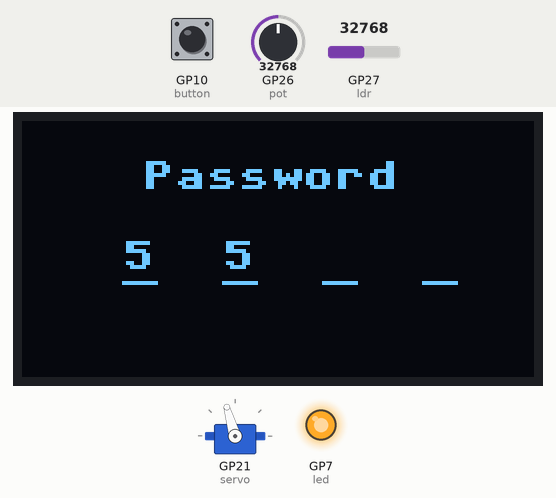
A program run on a simulated Raspberry Pi Pico running MicroPython. Parts: servo, 128×64 one-colour display, output pins drawn as LEDs (lit = HIGH). The test bench sets the inputs (shaded band); at power-on: GP10 (button) HIGH, GP26 (pot) = 32768, GP27 (ldr) = 32768 (analog values on the 0–65535 scale). Servo angles are drawn from the pulse width (0.5 ms = 0°, 2.5 ms = 180°); what the program prints to the serial console is not drawn.

Above: at 1.3 s.
1.4 s: GP10 (button) pulled LOW for 0.15 s
At 1.47 s:
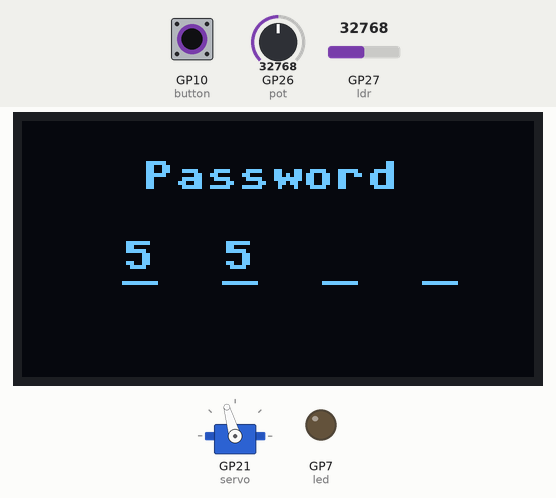
3.0 s: GP26 (pot) set to 45874
At 3.6 s:
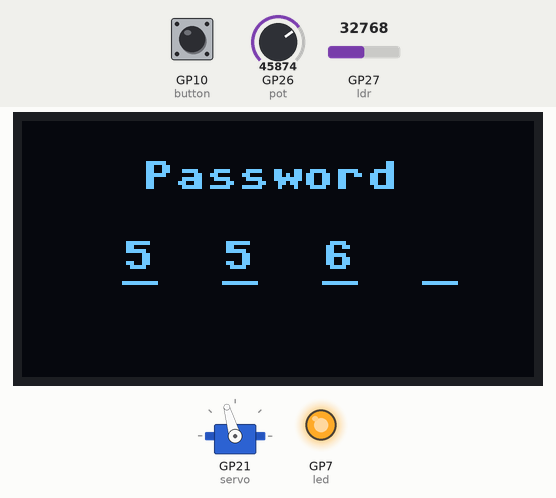
4.5 s: GP10 (button) pulled LOW for 1 s
At 6.9 s:
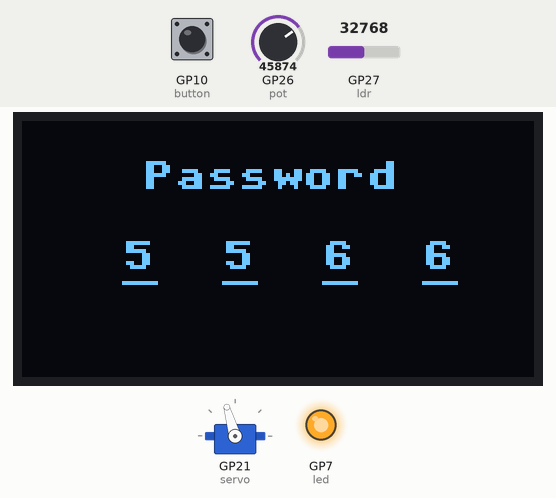
7.3 s: GP10 (button) pulled LOW for 0.15 s
At 8.9 s:
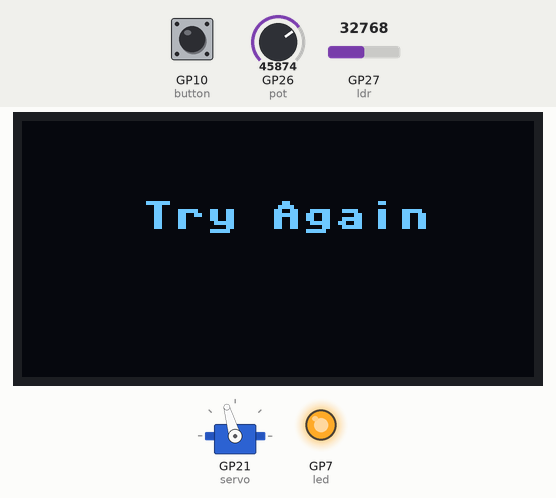
10.4 s: GP26 (pot) set to 55655
At 11.6 s:
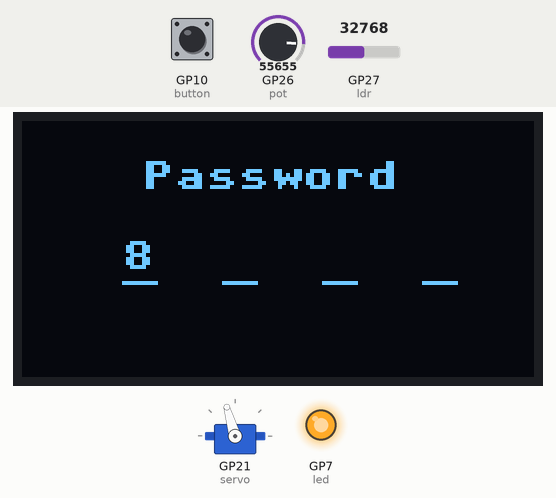
11.9 s: GP26 (pot) set to 65535
Timing chart, 0 to 14.4 s (numbered marks = the images above; inputs shaded):
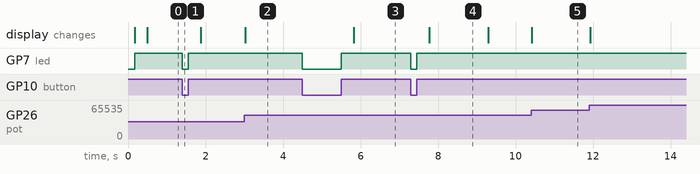

Measured:
- after the input at 1.4 s, GP7 (led): HIGH → LOW at once, → HIGH 0.15 s later
- after the input at 3.0 s, the display: changes at once (image 2)
- after the input at 4.5 s, GP7 (led): HIGH → LOW at once, → HIGH 1.0 s later; the display: changes after 1.3 s (image 3)
- after the input at 7.3 s, GP7 (led): HIGH → LOW at once, → HIGH 0.15 s later; the display: changes after 0.47 s (image 4)
- after the input at 10.4 s, the display: changes at once (image 5)
- what the display in image 4 shows lasts 1.5 s, from 7.8 s to 9.3 s

The program:

safebox_v1.py
```python
from machine import Pin, I2C, ADC, Timer, PWM #to acces the hardware picobricks
from picobricks import SSD1306_I2C #oled library
import utime #time library

WIDTH  = 128
HEIGHT = 64
#define the width and height values

LIGHT_THRESHOLD = 55000
OPEN_POSITION = 1920
CLOSED_POSITION = 5500
servo =PWM(Pin(21,Pin.OUT))
servo.freq(50)
servo.duty_u16(CLOSED_POSITION)

button = Pin(10, Pin.IN)

ldr = ADC(Pin(27))

led = Pin(7,Pin.OUT)

sda=machine.Pin(4)
scl=machine.Pin(5)
#we define sda and scl pins for inter-path communication
i2c=machine.I2C(0,sda=sda, scl=scl)

oled = SSD1306_I2C(128, 64, i2c)
pot = ADC(Pin(26))

# Define the correct password
correct_password = [1, 2, 3, 4]

# Define a list to store the password
password = [0,0,0,0]
oled.text("Safe Box",30,12)
oled.text("Press the button:",0,45)
oled.show()
utime.sleep(0.1)
oled.fill(0)

digit = int((pot.read_u16()*10)/65536)
oldDigit = 0

lock_state = 0   # 0 is locked, 1 is unlocked    count=int((pot.read_u16()*10)/65536)

buttonReleased = 1
passIndex = 0

def lockTheSafe():
    oled.fill(0)
    oled.text("Locking...",30,12)
    oled.show()
    utime.sleep(0.3)
    servo.duty_u16(CLOSED_POSITION)
    oled.fill(0)
    oldDigit = 0

def unlockTheSafe():
    oled.fill(0)
    oled.text("Opening...",30,20)
    oled.show()
    utime.sleep(0.3)
    servo.duty_u16(OPEN_POSITION)
    utime.sleep(5)

def passwordCheck(definedPassword, enteredPassword):
    for i in range(len(definedPassword)):
        if definedPassword[i] != enteredPassword[i]:
            return False
    return True

digitCounter = 1

while True:
    if lock_state:
        if ldr.read_u16() > LIGHT_THRESHOLD:
            lockTheSafe()
            lock_state = 0
            utime.sleep(2)
    else:
        digit = int((pot.read_u16()*10)/65536)

        if digit != oldDigit:
            oldDigit = digit
            oled.fill(0)
            oled.text("Password",30,10)
            oled.hline(25, 40, 9, 0xffff)
            oled.hline(50, 40, 9, 0xffff)
            oled.hline(75, 40, 9, 0xffff)
            oled.hline(100, 40, 9, 0xffff)
            for c in range (digitCounter-1):
                oled.text(str(password[c]),25*(c+1),30)

            oled.text(str(digit),25*digitCounter,30)

            oled.show()

            print(ldr.read_u16())
        if button.value() == 0 and buttonReleased == 0:		# button released  (for latch detection)
            print("button RELEASED")
            buttonReleased = 1
            led.value(0)
        if button.value() == 1 and buttonReleased == 1:		# button pressed (for latch detection)
            print("button preseed")
            buttonReleased = 0
            led.value(1)
            utime.sleep(0.3)
            password[passIndex] = digit
            digitCounter += 1
            oldDigit = 0
            if passIndex >= 3:
                passIndex = 0
                digitCounter = 1
                if (passwordCheck(correct_password, password)):
                    unlockTheSafe()
                    lock_state = 1
                else:
                    oled.fill(0)
                    oled.text("Try Again",30,20)
                    oled.show()
                    utime.sleep(1.5)
            else:
                passIndex += 1
```
